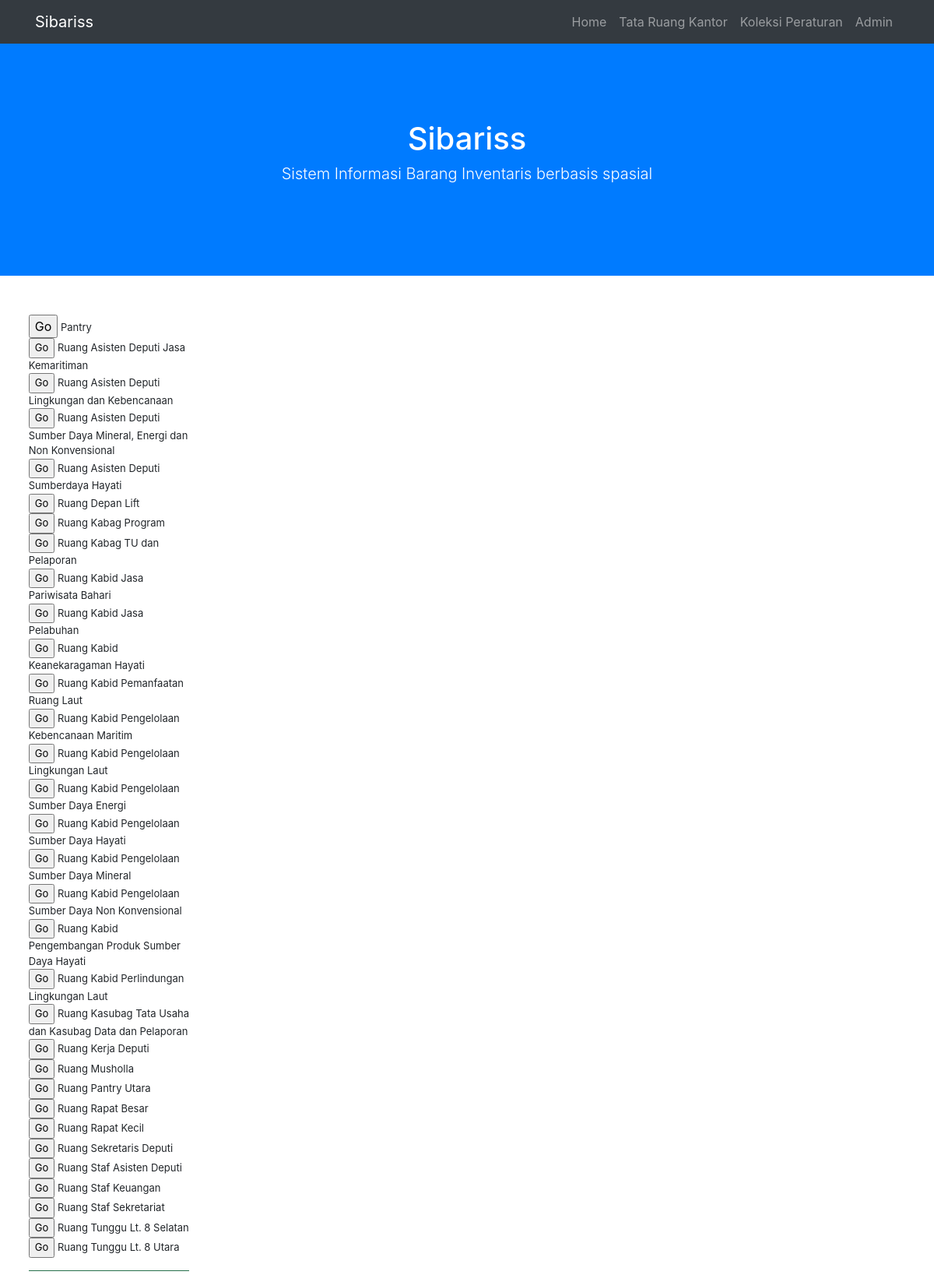
The page /index.php?SET=RUANG (upper part) on the database its author committed.
### tables this page shows
CREATE TABLE `amar_photo_sigap` (
  `ID` int(11) NOT NULL,
  `TOPIK` varchar(222) NOT NULL,
  `ARTI` text,
  `SUMBER` varchar(222) DEFAULT NULL,
  `PHOTO1` varchar(222) NOT NULL,
  `PHOTO2` varchar(222) NOT NULL,
  `NAMA` varchar(222) NOT NULL,
  `UNIT` varchar(222) NOT NULL,
  `PHOTO3` varchar(222) NOT NULL,
  `PHOTO4` varchar(222) NOT NULL,
  `PHOTO5` varchar(222) NOT NULL,
  `PHOTO6` varchar(222) NOT NULL,
  `HAK` varchar(222) NOT NULL,
  `FASILITAS` text NOT NULL,
  `SATUAN` varchar(222) NOT NULL,
  `ESELON2` varchar(222) NOT NULL,
  `JENIS` varchar(222) NOT NULL,
  `MERK` varchar(222) NOT NULL,
  `JUMLAH` varchar(222) NOT NULL,
  `KONDISI` varchar(222) NOT NULL,
  `TAHUN` varchar(22) NOT NULL,
  `NILAI` varchar(22) NOT NULL,
  `KODE` varchar(22) NOT NULL,
  `RUSAK` varchar(22) NOT NULL,
  `BAIK` varchar(22) NOT NULL,
  `LAIN` varchar(22) NOT NULL,
  `APBN` varchar(22) NOT NULL,
  `URUT` varchar(22) NOT NULL
);

### ADMIN/STATISTIK/index.php (the view, shortened to what this page needs)
<div align="center">
  <div align="center">
    <table width="95%" border="0" align="center" cellpadding="0" cellspacing="0">
      <tr>
        <td valign="top">
          <?php
$G='<hr noshade color=#2A7B53 size=3>';
	$sql_cari="SELECT * FROM amar_photo_sigap WHERE TOPIK<>'' GROUP BY TOPIK ORDER BY TOPIK ASC";
	$qry_cari = mysql_query($sql_cari, $konek)
				or die ("Gagal query cari?");
		while($data_cari=mysql_fetch_array($qry_cari)){
			echo "<form action=index.php method=GET name=form1 target=_self>
			<input name=SET type=HIDDEN value='$SET'>
			<input name=TOPIK type=HIDDEN value='$data_cari[TOPIK]'>
      <input name=DISPLAY type=HIDDEN value='before'>
			<input type=SUBMIT value='Go'><font size=2> $data_cari[TOPIK]</form><BR>";
	}
ECHO"$G";
?>
        </td>
        <td width="75%" valign="top">
        </td>
      </tr>
    </table>
     </div>
  <BR>
</div>

### rows shown on the page
amar_photo_sigap: TOPIK "Pantry"
amar_photo_sigap: TOPIK "Ruang Asisten Deputi Jasa Kemaritiman"
amar_photo_sigap: TOPIK "Ruang Asisten Deputi Lingkungan dan Kebencanaan"
amar_photo_sigap: TOPIK "Ruang Asisten Deputi Sumber Daya Mineral, Energi dan Non Konvensional"
amar_photo_sigap: TOPIK "Ruang Asisten Deputi Sumberdaya Hayati"
amar_photo_sigap: TOPIK "Ruang Depan Lift"
amar_photo_sigap: TOPIK "Ruang Kabag Program"
amar_photo_sigap: TOPIK "Ruang Kabag TU dan Pelaporan"
amar_photo_sigap: TOPIK "Ruang Kabid Jasa Pariwisata Bahari"
amar_photo_sigap: TOPIK "Ruang Kabid Jasa Pelabuhan"
amar_photo_sigap: TOPIK "Ruang Kabid Keanekaragaman Hayati"
amar_photo_sigap: TOPIK "Ruang Kabid Pemanfaatan Ruang Laut"
amar_photo_sigap: TOPIK "Ruang Kabid Pengelolaan Kebencanaan Maritim"
amar_photo_sigap: TOPIK "Ruang Kabid Pengelolaan Lingkungan Laut"
amar_photo_sigap: TOPIK "Ruang Kabid Pengelolaan Sumber Daya Energi"
amar_photo_sigap: TOPIK "Ruang Kabid Pengelolaan Sumber Daya Hayati"
amar_photo_sigap: TOPIK "Ruang Kabid Pengelolaan Sumber Daya Mineral"
amar_photo_sigap: TOPIK "Ruang Kabid Pengelolaan Sumber Daya Non Konvensional"
amar_photo_sigap: TOPIK "Ruang Kabid Pengembangan Produk Sumber Daya Hayati"
amar_photo_sigap: TOPIK "Ruang Kabid Perlindungan Lingkungan Laut"
amar_photo_sigap: TOPIK "Ruang Kasubag Tata Usaha dan Kasubag Data dan Pelaporan"
amar_photo_sigap: TOPIK "Ruang Kerja Deputi"
amar_photo_sigap: TOPIK "Ruang Musholla"
amar_photo_sigap: TOPIK "Ruang Pantry Utara"
amar_photo_sigap: TOPIK "Ruang Rapat Besar"
amar_photo_sigap: TOPIK "Ruang Rapat Kecil"
amar_photo_sigap: TOPIK "Ruang Sekretaris Deputi"
amar_photo_sigap: TOPIK "Ruang Staf Asisten Deputi"
amar_photo_sigap: TOPIK "Ruang Staf Keuangan"
amar_photo_sigap: TOPIK "Ruang Staf Sekretariat"
amar_photo_sigap: TOPIK "Ruang Tunggu Lt. 8 Selatan"
amar_photo_sigap: TOPIK "Ruang Tunggu Lt. 8 Utara"
